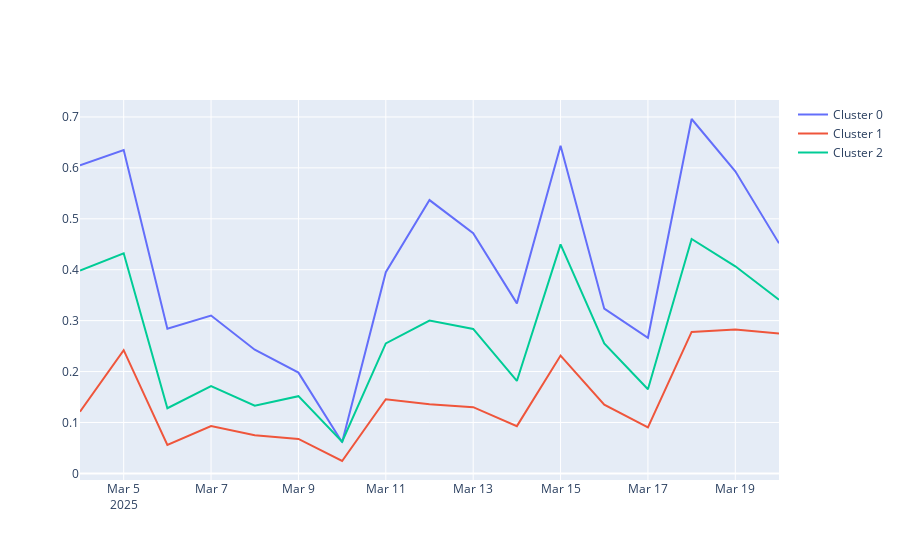

Notebook source saved alongside this figure:
### Code cell
from plotly import graph_objects as go
fig=go.Figure()
for i in range(k):
  fig.add_trace(go.Scatter(x=df_pivot.columns,y=km.cluster_centers_[i],mode='lines',name=f'Cluster {i}'))
fig.show()
